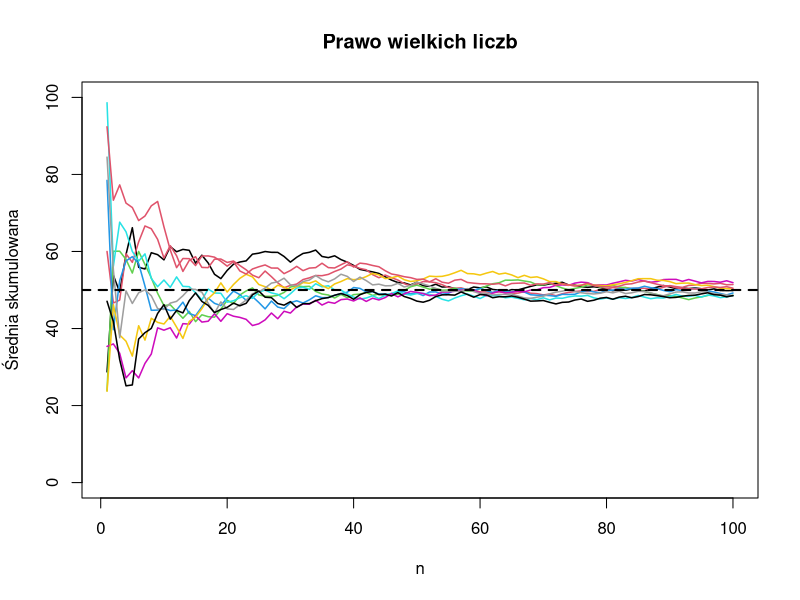

The R source for this figure:
skumulowane_srednie <- function(wektor) {
  cumsum(wektor) / seq_along(wektor)
}

pwl_symulacja <- function(m = 100, n = 5) {
  plot(1:m, type = "n", xlim = c(1, m), ylim = c(0, 100),
       xlab = "n", ylab = "Średnia skumulowana", main = "Prawo wielkich liczb")
  for (i in 1:n) {
    proba <- runif(m, 0, 100)
    s_srednie <- skumulowane_srednie(proba)
    lines(1:m, s_srednie, col = i, lwd = 1.5)
  }
  abline(h = 50, col = "black", lwd = 2, lty = 2)
}

set.seed(123)
pwl_symulacja(m = 100, n = 10)

# NOTE:
# prawo wielkich liczb
# skumulowane średnie
